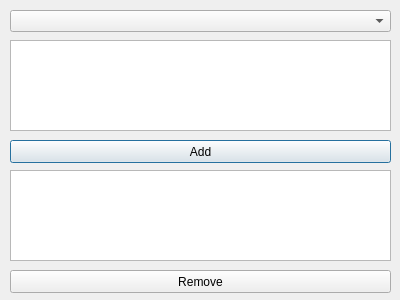
<?xml version="1.0" encoding="UTF-8"?>
<ui version="4.0">
 <class>Immersed</class>
 <widget class="QDialog" name="Immersed">
  <property name="geometry">
   <rect>
    <x>0</x>
    <y>0</y>
    <width>400</width>
    <height>300</height>
   </rect>
  </property>
  <property name="windowTitle">
   <string>Immersed</string>
  </property>
  <widget class="QComboBox" name="immersedType">
   <property name="geometry">
    <rect>
     <x>10</x>
     <y>10</y>
     <width>381</width>
     <height>22</height>
    </rect>
   </property>
   <item>
    <property name="text">
     <string/>
    </property>
   </item>
  </widget>
  <widget class="QPlainTextEdit" name="immersedParameters">
   <property name="geometry">
    <rect>
     <x>10</x>
     <y>40</y>
     <width>381</width>
     <height>91</height>
    </rect>
   </property>
  </widget>
  <widget class="QPushButton" name="immersedAdd">
   <property name="geometry">
    <rect>
     <x>10</x>
     <y>140</y>
     <width>381</width>
     <height>23</height>
    </rect>
   </property>
   <property name="text">
    <string>Add</string>
   </property>
  </widget>
  <widget class="QPushButton" name="immersedRemove">
   <property name="geometry">
    <rect>
     <x>10</x>
     <y>270</y>
     <width>381</width>
     <height>23</height>
    </rect>
   </property>
   <property name="text">
    <string>Remove</string>
   </property>
  </widget>
  <widget class="QListWidget" name="immersedList">
   <property name="geometry">
    <rect>
     <x>10</x>
     <y>170</y>
     <width>381</width>
     <height>91</height>
    </rect>
   </property>
  </widget>
 </widget>
 <resources/>
 <connections/>
</ui>
